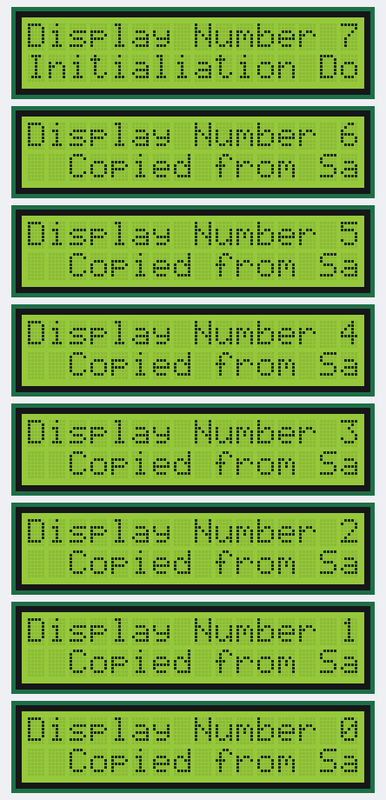
The sketch below on a simulated Arduino Uno, built with avr-gcc and run on an emulated ATmega328P. Shown: 8 × 16×2 character LCD.

Above: at 1.5 s.
At 5.7 s:
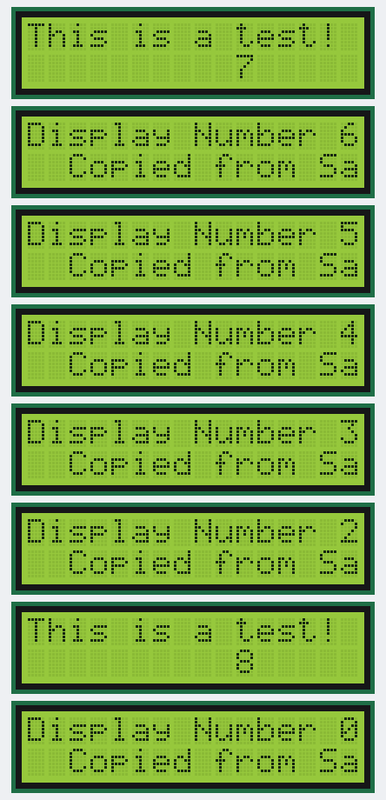
At 10.9 s:
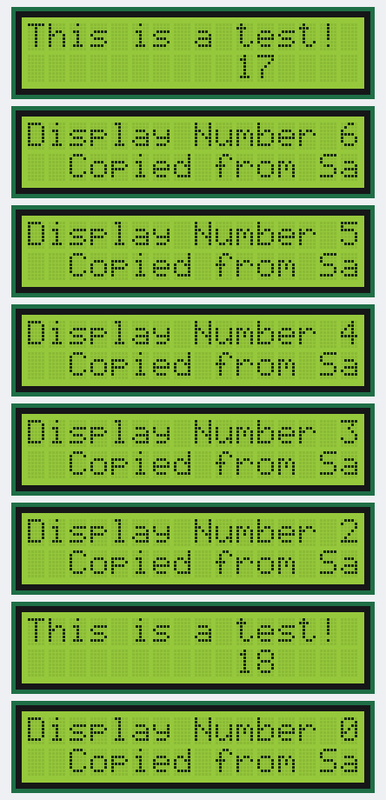
At 20.2 s:
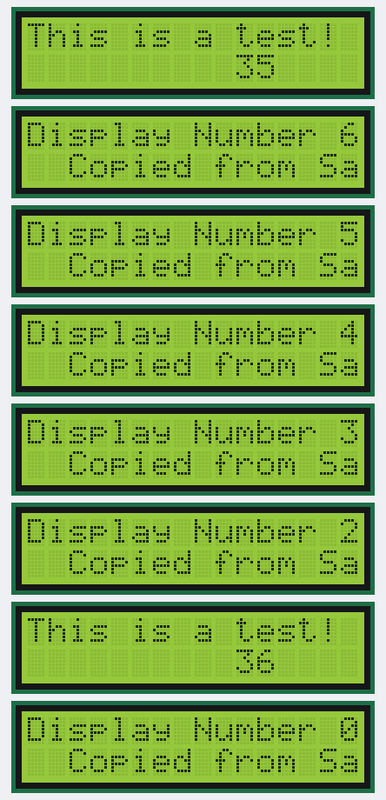
At 29.6 s:
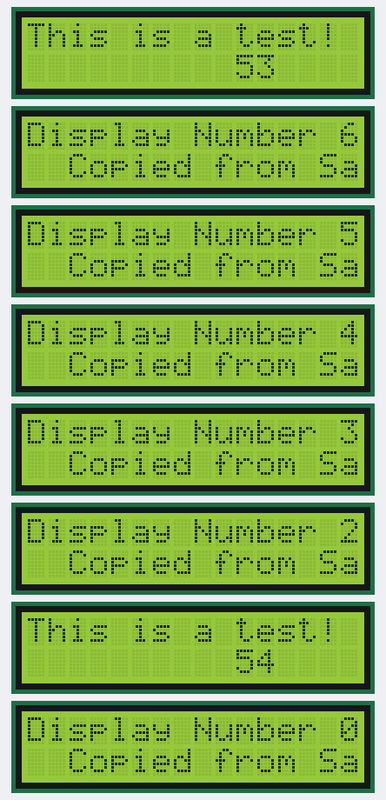
At 39.0 s:
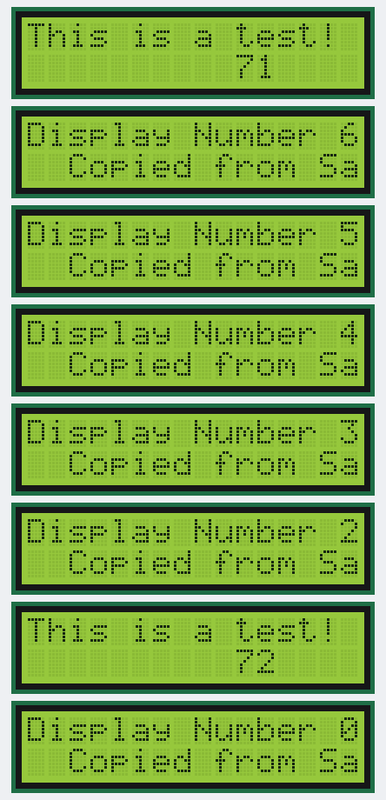

Measured:
- what the display in image 1 shows lasts 1.0 s, from 5.6 s to 6.6 s

The sketch:

LCDi2CWorking.ino
```cpp
//Copied from SainSmart
#include <Wire.h>
#include <LiquidCrystal_I2C.h>

LiquidCrystal_I2C lcd7(0x27,16,2);  // set the LCD address to 0x27 for a 16 chars and 2 line display
LiquidCrystal_I2C lcd6(0x26,16,2);  // set the LCD address to 0x27 for a 16 chars and 2 line display
LiquidCrystal_I2C lcd5(0x25,16,2);  // set the LCD address to 0x27 for a 16 chars and 2 line display
LiquidCrystal_I2C lcd4(0x24,16,2);  // set the LCD address to 0x27 for a 16 chars and 2 line display
LiquidCrystal_I2C lcd3(0x23,16,2);  // set the LCD address to 0x27 for a 16 chars and 2 line display
LiquidCrystal_I2C lcd2(0x22,16,2);  // set the LCD address to 0x27 for a 16 chars and 2 line display
LiquidCrystal_I2C lcd1(0x21,16,2);  // set the LCD address to 0x27 for a 16 chars and 2 line display
LiquidCrystal_I2C lcd0(0x20,16,2);  // set the LCD address to 0x27 for a 16 chars and 2 line display


int c = 1;

void setup()
{

  lcd7.init();
  lcd7.init();
  lcd7.backlight();
  lcd7.setCursor(0,0);
  lcd7.print("Display Number 7");
  lcd7.setCursor(2,1);
  lcd7.print("Copied from SainSmart");

  lcd7.setCursor(0,1);
  lcd7.print("Initializing 6      ");

  lcd6.init();
  lcd6.init();
  lcd6.backlight();
  lcd6.setCursor(0,0);
  lcd6.print("Display Number 6");
  lcd6.setCursor(2,1);
  lcd6.print("Copied from SainSmart");

  lcd7.setCursor(0,1);
  lcd7.print("Initializing 5      ");

  lcd5.init();
  lcd5.init();
  lcd5.backlight();
  lcd5.setCursor(0,0);
  lcd5.print("Display Number 5");
  lcd5.setCursor(2,1);
  lcd5.print("Copied from SainSmart");

  lcd7.setCursor(0,1);
  lcd7.print("Initializing 4      ");

  lcd4.init();
  lcd4.init();
  lcd4.backlight();
  lcd4.setCursor(0,0);
  lcd4.print("Display Number 4");
  lcd4.setCursor(2,1);
  lcd4.print("Copied from SainSmart");

  lcd7.setCursor(0,1);
  lcd7.print("Initializing 3      ");

  lcd3.init();
  lcd3.init();
  lcd3.backlight();
  lcd3.setCursor(0,0);
  lcd3.print("Display Number 3");
  lcd3.setCursor(2,1);
  lcd3.print("Copied from SainSmart");

  lcd7.setCursor(0,1);
  lcd7.print("Initializing 2      ");

  lcd2.init();
  lcd2.init();
  lcd2.backlight();
  lcd2.setCursor(0,0);
  lcd2.print("Display Number 2");
  lcd2.setCursor(2,1);
  lcd2.print("Copied from SainSmart");

  lcd7.setCursor(0,1);
  lcd7.print("Initializing 1      ");

  lcd1.init();
  lcd1.init();
  lcd1.backlight();
  lcd1.setCursor(0,0);
  lcd1.print("Display Number 1");
  lcd1.setCursor(2,1);
  lcd1.print("Copied from SainSmart");

  lcd7.setCursor(0,1);
  lcd7.print("Initializing 0      ");

  lcd0.init();
  lcd0.init();
  lcd0.backlight();
  lcd0.setCursor(0,0);
  lcd0.print("Display Number 0");
  lcd0.setCursor(2,1);
  lcd0.print("Copied from SainSmart");
  lcd7.setCursor(0,1);
  lcd7.print("Initialiation Done..");

}

void loop()
{
  delay(1000);
  lcd7.clear();
  lcd7.setCursor(0,0);
  lcd7.print("This is a test!");

  lcd7.setCursor(10,1);
  lcd7.print(c++, DEC);

  lcd1.clear();
  lcd1.setCursor(0,0);
  lcd1.print("This is a test!");

  lcd1.setCursor(10,1);
  lcd1.print(c++, DEC);

}
```
